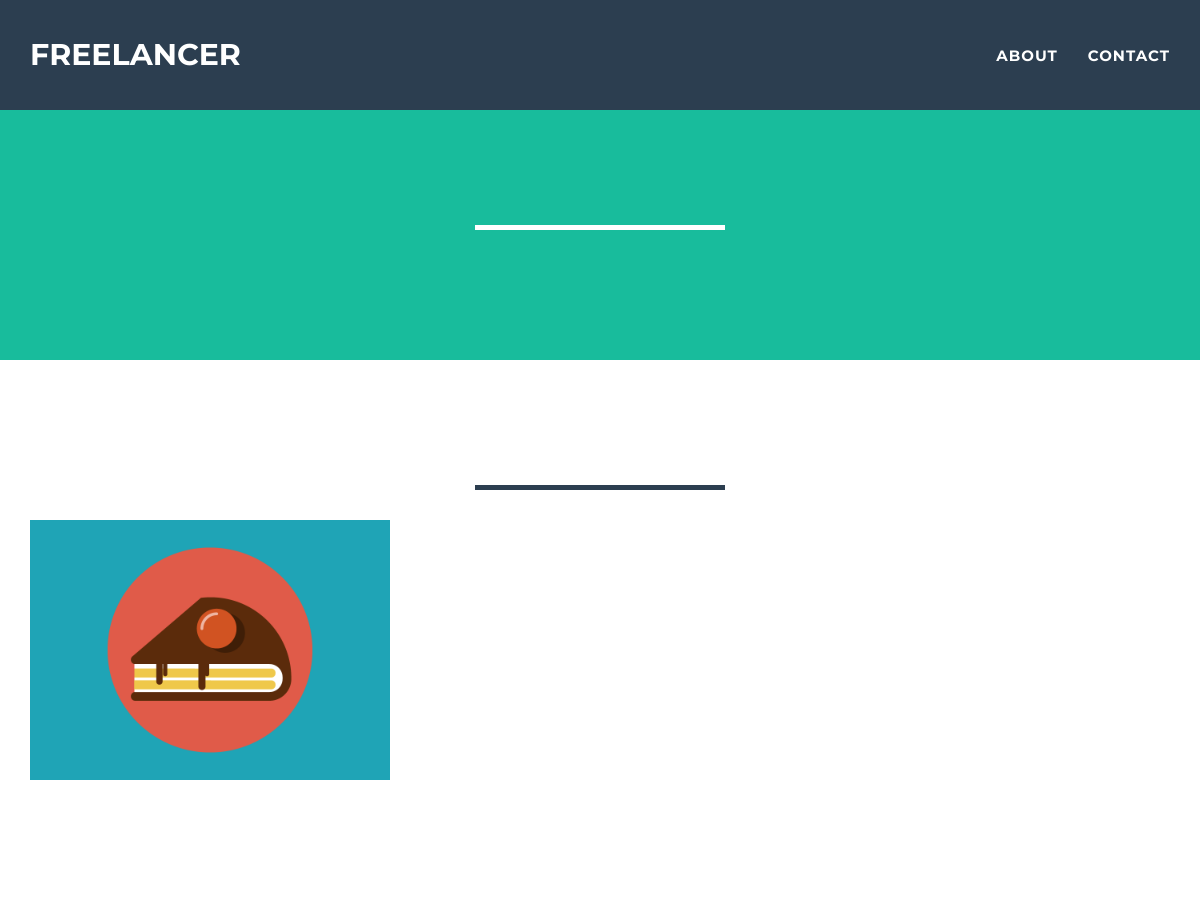
Before: / (upper part) with the older database file.
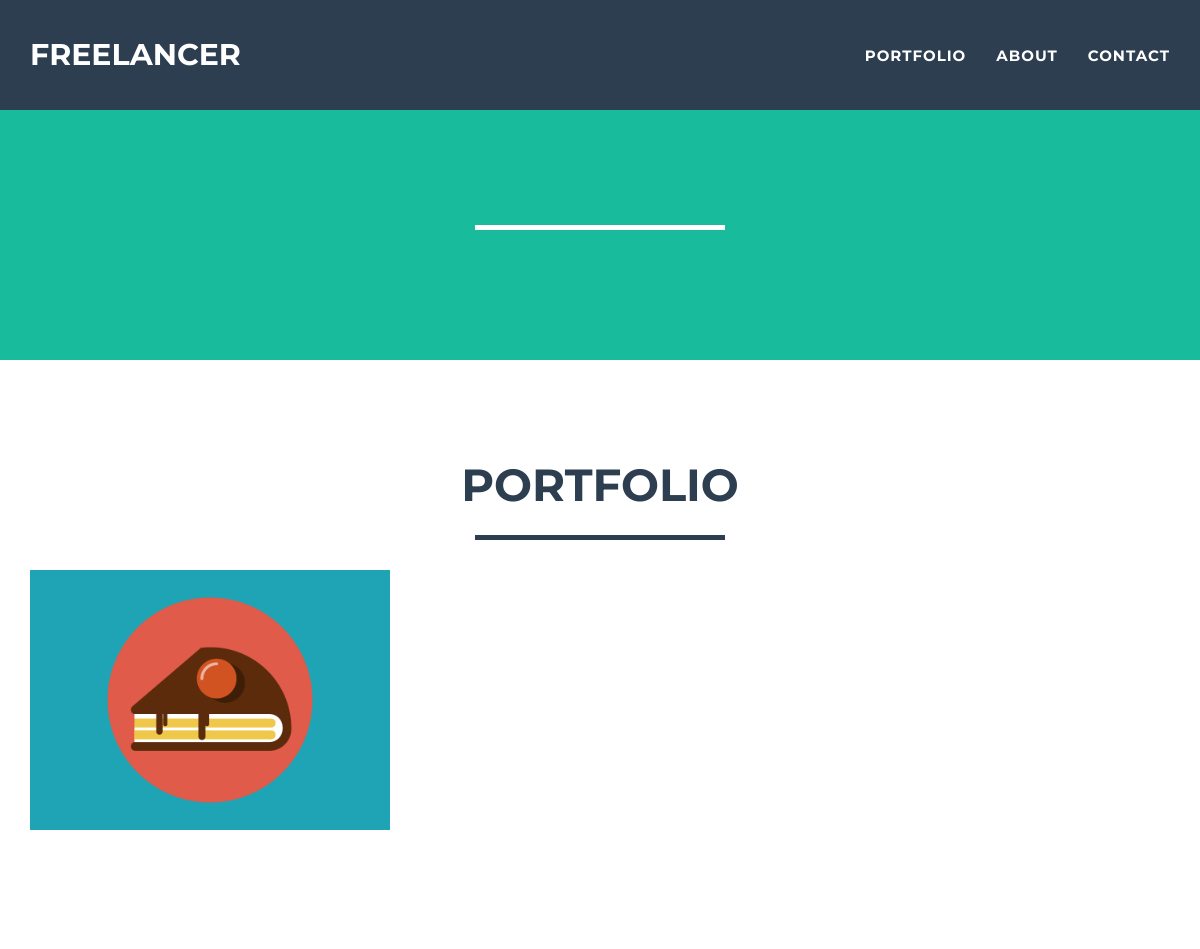
After: the same page with the newer database file.
### tables this page shows
CREATE TABLE IF NOT EXISTS `landing` (
  `heading` text NOT NULL,
  `introtext` text NOT NULL,
  `skills` text NOT NULL,
  `image` text NOT NULL
);

CREATE TABLE IF NOT EXISTS `aboutus` (
  `heading` text NOT NULL,
  `content` text NOT NULL
);

CREATE TABLE IF NOT EXISTS `contactus` (
  `heading` text NOT NULL,
  `email` text NOT NULL,
  `sendtoemail` text NOT NULL,
  `address` text NOT NULL,
  `city` text NOT NULL,
  `state` text NOT NULL,
  `zipcode` text NOT NULL,
  `phone` text NOT NULL
);

CREATE TABLE IF NOT EXISTS `pages` (
  `id` int(11) NOT NULL AUTO_INCREMENT,
  `title` text NOT NULL,
  `thumbnail` text NOT NULL,
  `content` text NOT NULL,
  `active` int(11) NOT NULL,
  `datetime` datetime NOT NULL DEFAULT CURRENT_TIMESTAMP,
  PRIMARY KEY (`id`)
);

CREATE TABLE IF NOT EXISTS `setup` (
  `title` text NOT NULL,
  `keywords` text NOT NULL,
  `description` text NOT NULL,
  `headercode` text NOT NULL,
  `author` text NOT NULL,
  `googleanalytics` text NOT NULL,
  `tinymce` int(11) NOT NULL,
  `portfolioheading` text NOT NULL
);

### index.php (the view, shortened to what this page needs)
<!DOCTYPE html>
<html lang="en">
<head>
	<?php
		$sqlSetup = mysql_query("SELECT title, author, keywords, description, headercode, googleanalytics, portfolioheading FROM setup");
		$rowSetup  = mysql_fetch_array($sqlSetup);
	?>
    <link href="css/bootstrap.min.css" rel="stylesheet">
    <link href="css/freelancer.css" rel="stylesheet">
    <link href="font-awesome/css/font-awesome.min.css" rel="stylesheet" type="text/css">
		<link href="css/custom.css" rel="stylesheet">
</head>
<body id="page-top" class="index">
	<?php
		$sqlLanding = mysql_query("SELECT heading, introtext, skills, image FROM landing");
		$rowLanding = mysql_fetch_array($sqlLanding);
		$sqlAbout = mysql_query("SELECT heading, content FROM aboutus");
		$rowAbout = mysql_fetch_array($sqlAbout);
		$sqlContact = mysql_query("SELECT heading, email, sendtoemail, address, city, state, zipcode, phone FROM contactus");
		$rowContact = mysql_fetch_array($sqlContact);
	?>
    <nav class="navbar navbar-default navbar-fixed-top">
        <div class="container">
            <div class="navbar-header page-scroll">
                <a class="navbar-brand" href="#page-top"><?php echo $rowLanding["heading"];?></a>
            </div>
            <div class="collapse navbar-collapse" id="bs-example-navbar-collapse-1">
                <ul class="nav navbar-nav navbar-right">
                    <li class="page-scroll">
                        <a href="#portfolio"><?php echo $rowSetup["portfolioheading"];?></a>
                    </li>
                    <li class="page-scroll">
                        <a href="#about"><?php echo $rowAbout["heading"];?></a>
                    </li>
                    <li class="page-scroll">
                        <a href="#contact"><?php echo $rowContact["heading"];?></a>
                    </li>
                </ul>
            </div>
        </div>
    </nav>
    <header>
        <div class="container">
            <div class="row">
                <div class="col-lg-12">
                    <div class="intro-text">
                        <hr class="star-light">
                    </div>
                </div>
            </div>
        </div>
    </header>
    <section id="portfolio">
        <div class="container">
            <div class="row">
                <div class="col-lg-12 text-center">
                    <h2><?php echo $rowSetup["portfolioheading"];?></h2>
                    <hr class="star-primary">
                </div>
            </div>
            <div class="row">
			<?php
				$sqlPages = mysql_query("SELECT id, title, thumbnail, content, active, datetime FROM pages WHERE active=1 ORDER BY datetime DESC");
				while ($rowPages  = mysql_fetch_array($sqlPages)) {
			?>
            <div class="col-sm-4 portfolio-item">
                <a href="#portfolioModal<?php echo $rowPages["id"];?>" class="portfolio-link" data-toggle="modal">
					<?php
						if ($rowPages["thumbnail"] != "") {
						echo "<img src='uploads/".$rowPages["thumbnail"]."' class='img-responsive' alt=''>";
						} else {
							echo "<img src='img/portfolio/cake.png' class='img-responsive' alt=''>";
						}
					?>
                </a>
            </div>
      <?php
				}
			?>
            </div>
        </div>
    </section>
</body>
</html>
<?php
	die();
?>

### css/freelancer.css (style rules this page uses)
body { overflow-x: hidden; }
a, a:hover, a:focus, a:active, a.active { outline: 0; color: #18bc9c; }
h1, h2, h3, h4, h5, h6 { text-transform: uppercase; font-family: Montserrat,"Helvetica Neue",Helvetica,Arial,sans-serif; font-weight: 700; }
hr.star-light, hr.star-primary { margin: 25px auto 30px; padding: 0; max-width: 250px; border: 0; border-top: solid 5px; text-align: center; }
hr.star-light:after, hr.star-primary:after { content: "\f005"; display: inline-block; position: relative; top: -.8em; padding: 0 .25em; font-family: FontAwesome; font-size: 2em; }
hr.star-light { border-color: #fff; }
hr.star-light:after { color: #fff; background-color: #18bc9c; }
hr.star-primary { border-color: #2c3e50; }
hr.star-primary:after { color: #2c3e50; background-color: #fff; }
header { text-align: center; color: #fff; background: #18bc9c; }
header .container { padding-top: 100px; padding-bottom: 50px; }
@media (min-width:768px) { header .container { padding-top: 200px; padding-bottom: 100px; } }
@media (min-width:768px) { .navbar-fixed-top { padding: 25px 0; -webkit-transition: padding .3s; -moz-transition: padding .3s; transition: padding .3s; } }
@media (min-width:768px) { .navbar-fixed-top .navbar-brand { font-size: 2em; -webkit-transition: all .3s; -moz-transition: all .3s; transition: all .3s; } }
.navbar { text-transform: uppercase; font-family: Montserrat,"Helvetica Neue",Helvetica,Arial,sans-serif; font-weight: 700; }
.navbar .navbar-nav { letter-spacing: 1px; }
.navbar-default, .navbar-inverse { border: 0; }
section { padding: 100px 0; }
section h2 { margin: 0; font-size: 3em; }
#portfolio .portfolio-item { right: 0; margin: 0 0 15px; }
#portfolio .portfolio-item .portfolio-link { display: block; position: relative; margin: 0 auto; max-width: 400px; }
#portfolio * { z-index: 2; }
@media (min-width:767px) { #portfolio .portfolio-item { margin: 0 0 30px; } }

Changed rows visible on the page:
added setup: portfolioheading "PORTFOLIO"
